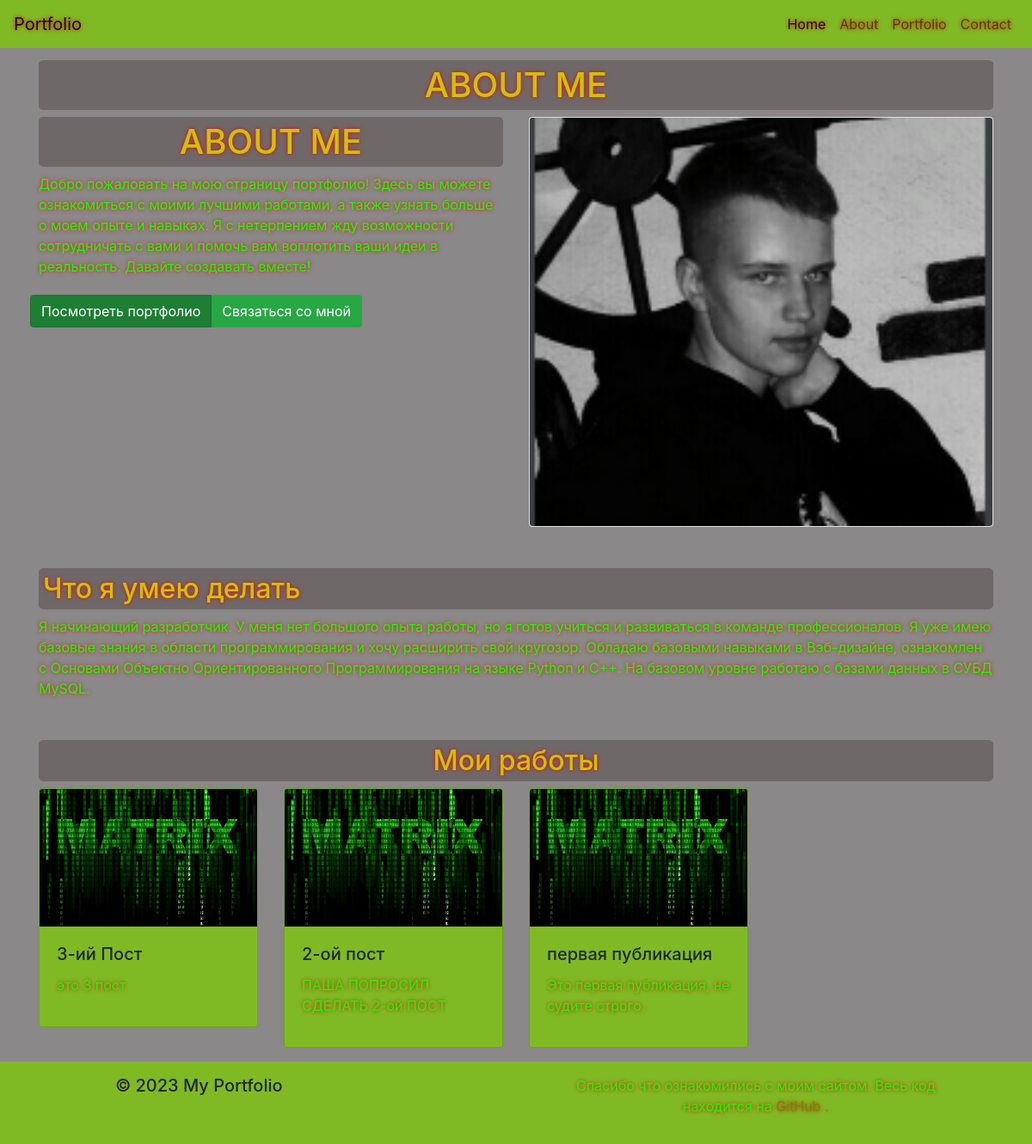
Page /about/ on the earlier database version.
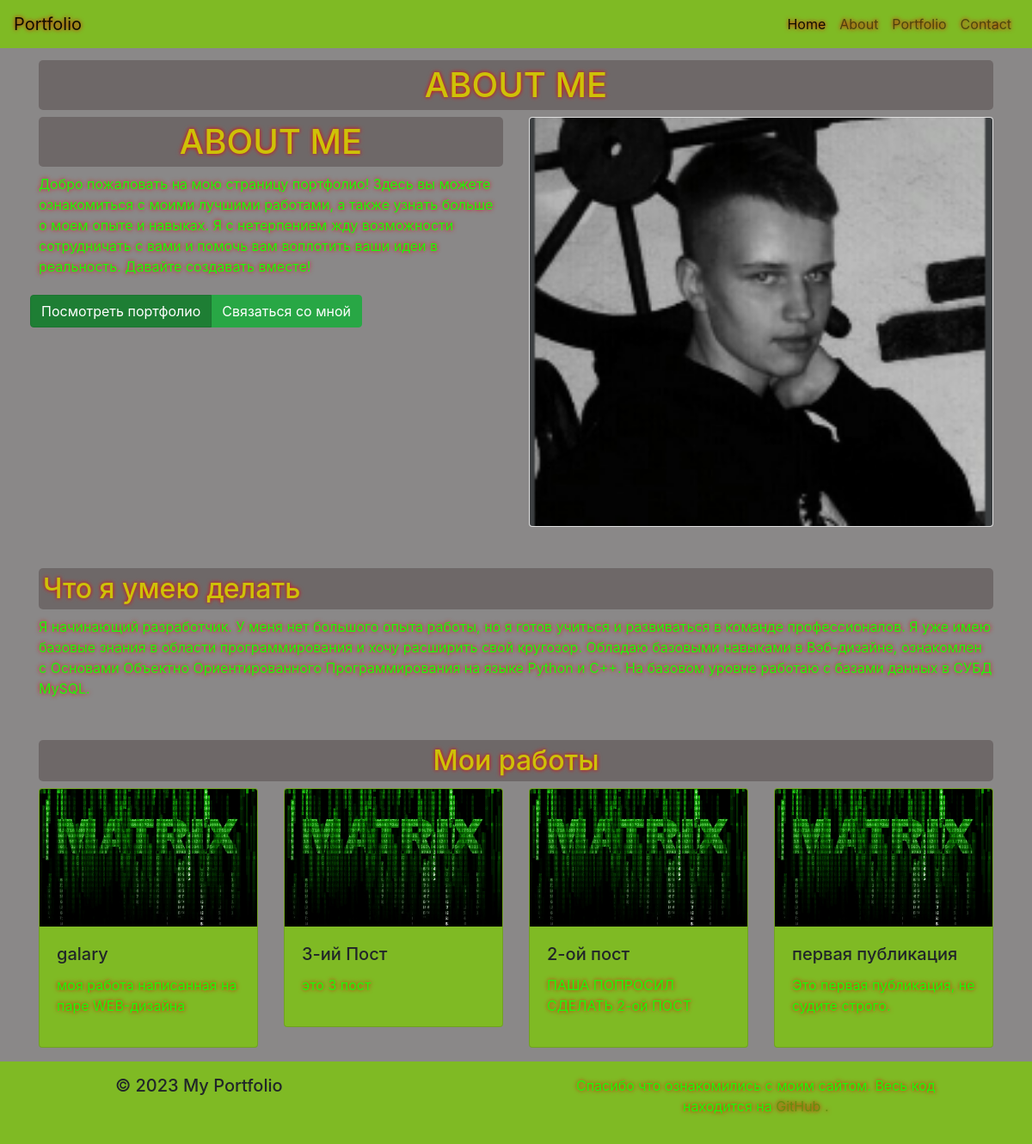
Same page on the later database version.
### main/models.py (models this page shows, shortened)
class Post(models.Model):
    title = models.CharField(max_length=100)
    text = models.TextField()

### main/views.py (the view)
# urls.py: path('about/', views.about, name='about'),
def about(request) :
    post = Post.objects.order_by('-id')[:8]
    data = {
        'title': 'Про нас',
        'post': post,
    }
    return render(request, 'main/about.html', {'data': data})

### main/templates/main/about.html (shortened to what this page needs)
{% extends 'main/baze.html' %}
{% block content%}
    <header class="header-bg justify-center ">
        <div class="container ">
            <h1 class="text-center">ABOUT ME</h1>
        </div>
        <div class="container justify-center">
            <div class=" row justify-content-center">
            <div class=" col-6">
            <h1 class="text-center mb-2">ABOUT ME</h1>
                <p>Добро пожаловать на мою страницу портфолио! Здесь вы можете ознакомиться с
                моими лучшими работами, а также узнать больше о моем опыте и навыках. Я с
                нетерпением жду возможности сотрудничать с вами и помочь
                вам воплотить ваши идеи в реальность. Давайте создавать вместе!
                </p>
                <div class="row mb-1" style="padding:5px; border-radius: 5px;">
                    <div class="btn-group">
                      <a href="{%url 'portfolio'%}" class="btn btn-success active" aria-current="page">Посмотреть портфолио</a>
                      <a href="{%url 'contact'%}" class="btn btn-success">Связаться со мной</a>
                    </div>
                </div>
            </div>
            <div class="col-6 ">
                <div class="card text-bg-dark" style="height:100%; width:100%;">
                  <img src="/static/main/img/img_1.png" class="card-img" alt="..." style=" object-fit: cover; max-height:750px; width: auto;">
                </div>
            </div>
            </div>
        </div>
    </header>
    <section class="justify-center header-bg mt-5">
        <div class="container">
            <h2 class="title">Что я умею делать</h2>
            <p>
                Я начинающий разработчик. У меня нет большого опыта работы,
                но я готов учиться и развиваться в команде профессионалов. Я уже имею базовые знания в
                области программирования и хочу расширить свой кругозор. Обладаю базовыми навыками в Вэб-дизайне,
                ознакомлен с Основами Объектно Ориентированного Программирования на языке Python и С++.
                На базовом уровне работаю с базами данных в СУБД MySQL.
            </p>
        </div>
    </section>
    <section class="justify-center header-bg mt-5">
        <div class="container">
            <h2 class="title text-center">Мои работы</h2>
            <div class="row">
                {% if data.post%}
                {% for el in data.post%}
                <div class="col-3">
                    <div class="card bg-light-l mb-3">
                      <img src="/static/main/img/img_2.png" class="card-img-top" alt="...">
                      <div class="card-body">
                        <h5 class="card-title">{{el.title}}</h5>
                        <p class="card-text">{{el.text}}</p>
                      </div>
                    </div>
                </div>
                {% endfor %}
                {% else %}
                <h2 class="mt-5">Работ нет</h2>
                {% endif %}
            </div>
        </div>
    </section>
{% endblock %}

Differences in the rows shown:
added Post: title "galary", text "моя работа написанная на паре WEB-дизайна"
